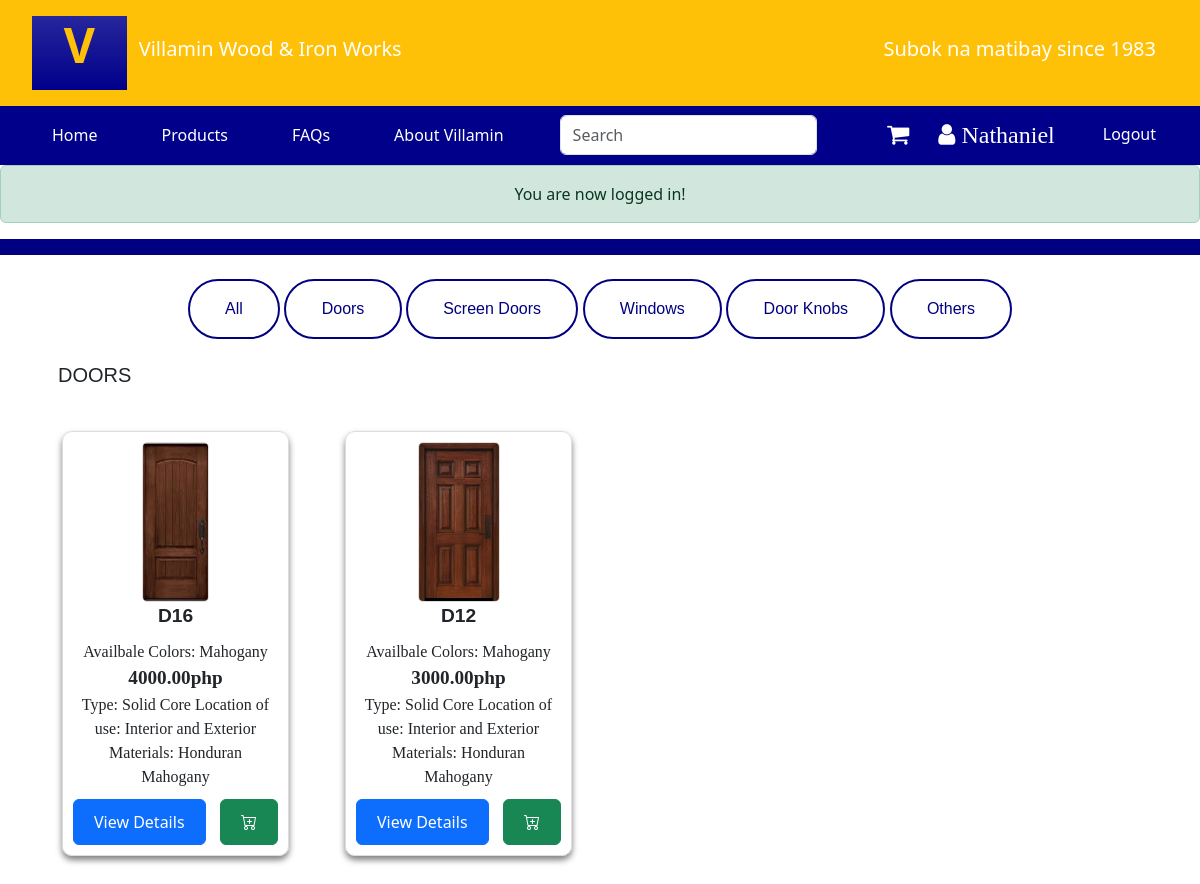
Screenshot of /index (signed in) with the database file from the repository.
### tables this page shows
CREATE TABLE IF NOT EXISTS `product_var` (
  `id` int(11) NOT NULL AUTO_INCREMENT,
  `productId` int(11) NOT NULL,
  `color` varchar(45) NOT NULL,
  `size` varchar(45) NOT NULL,
  `img` varchar(45) DEFAULT NULL,
  `stock` int(11) NOT NULL,
  `price` decimal(6,2) NOT NULL,
  `featured` int(1) NOT NULL DEFAULT 0,
  `createdOn` datetime NOT NULL,
  `createdBy` varchar(45) NOT NULL,
  `updatedOn` datetime DEFAULT NULL,
  `updatedBy` varchar(45) DEFAULT NULL,
  PRIMARY KEY (`id`),
  UNIQUE KEY `id_UNIQUE` (`id`),
  KEY `product_varsToProducts_idx` (`productId`)
);

CREATE TABLE IF NOT EXISTS `products` (
  `id` int(11) NOT NULL AUTO_INCREMENT,
  `product_name` varchar(45) NOT NULL,
  `category` varchar(45) NOT NULL,
  `img` varchar(60) DEFAULT 'default_product_img00.png',
  `details` varchar(100) DEFAULT NULL,
  `active` int(1) NOT NULL DEFAULT 0,
  `createdOn` datetime NOT NULL,
  `createdBy` varchar(45) NOT NULL,
  `updatedOn` datetime DEFAULT NULL,
  `updatedBy` varchar(45) DEFAULT NULL,
  PRIMARY KEY (`id`),
  UNIQUE KEY `id_UNIQUE` (`id`)
);

### app/controllers/Pages.php (called while the page is built, shortened)
<?php
    class Pages extends Controller {
        public function __construct(){
			$this->productModel = $this->model("Product");
        }
        public function index(){
			$featuredProducts = $this->productModel->getFeaturedProducts();
            $data = [
                "title" => "Featured Products",
				"featuredProducts" => $featuredProducts
            ];
            $this->view("pages/index", $data);
        }
    }

### app/libraries/Core.php (called while the page is built, shortened)
<?php
class Core {
    protected $currentMethod = 'index';
    public function __construct(){
        $url = $this->getUrl();
        $this->currentController = new $this->currentController;
        $this->params = $url ? array_values($url) : [];
        call_user_func_array([$this->currentController, $this->currentMethod], $this->params);
    }
    public function getUrl(){
        if(isset($_GET['url'])){
            $url = rtrim($_GET['url'], '/');
            $url = filter_var($url, FILTER_SANITIZE_URL);
            $url = explode('/', $url);
            return $url;
        }
    }
}

### public/index.php (called while the page is built, shortened)
<?php
$init = new Core;

### app/libraries/Database.php (called while the page is built, shortened)
<?php
    class Database {
        private $host = DB_HOST;
        private $user = DB_USER;
        private $pass = DB_PASS;
        private $dbname = DB_NAME;
        private $dbh;
        private $stmt;
        public function __construct(){
            $dsn = 'mysql:host=' . $this->host . ';dbname=' . $this->dbname;
            $options = array(
                PDO::ATTR_PERSISTENT => true,
                PDO::ATTR_ERRMODE => PDO::ERRMODE_EXCEPTION
            );
            try {
                $this->dbh = new PDO($dsn, $this->user, $this->pass, $options);
            } catch(PDOException $err){
                $this->error = $err->getMessage();
                echo $this->error;
            }
        }
        public function query($sql){
            $this->stmt = $this->dbh->prepare($sql);
        }
        public function execute(){
            return $this->stmt->execute();
        }
        public function resultSet(){
            $this->execute();
            return $this->stmt->fetchAll(PDO::FETCH_OBJ);
        }
    }

### app/models/Product.php (called while the page is built, shortened)
<?php
    class Product {
        private $db;
        public function __construct(){
            $this->db = new Database;
        }
		public function getFeaturedProducts(){
			$this->db->query(
				"SELECT v.id as varId, p.id as productId, v.color, v.size, v.stock, v.price, p.img as productImg, p.category, p.details, p.product_name, v.img as varImg
					FROM product_var v
					LEFT JOIN products p ON v.productId = p.id
					WHERE featured = 1");
			$results = $this->db->resultSet();
			return $results;
		}
    }
?>

### app/views/pages/index.php (the view, shortened to what this page needs)
<?php
  require APPROOT . '/views/templates/header.php';
?>
<html lang="en">
  <head>
    <link rel="stylesheet" href="products.css" />
    <link rel="stylesheet" href="flickity.css" />
    <link href="https://cdn.jsdelivr.net/npm/bootstrap@5.3.1/dist/css/bootstrap.min.css" rel="stylesheet">
    <link rel="stylesheet" href="https://cdn.jsdelivr.net/npm/bootstrap-icons@1.10.5/font/bootstrap-icons.css">
</head>
  </head>
  <body>
    <nav
      class="navbar navbar-expand-lg navbar-light"
      style="background-color: navy"
    ></nav>
 <div class="container mt-4 text-center">
 <div id="buttons" style="font-family: 'Franklin Gothic Medium', 'Arial Narrow', Arial, sans-serif;">
  <button class="button-value">All</button>
  <button class="button-value">Doors</button>
  <button class="button-value">Screen Doors</button>
  <button class="button-value">Windows</button>
  <button class="button-value">Door Knobs</button>
  <button class="button-value">Others</button>
</div>
</div>
    <div class="container mt-4" id="product-container">
    <h3 class="fs-5 mt-3 mx-3" style="text-align: left; font-family: 'Franklin Gothic Medium', 'Arial Narrow', Arial, sans-serif;">DOORS</h3>
    <div class="row g-3 my-2">
      <?php foreach($data["featuredProducts"] as $product) : ; ?>
        <div class="col-md-3">
          <div class="card-sm">
            <div class="card-body">
            <div class="image">
              <img src="<?php echo URLROOT."/img/products/".$product->varImg ?>" alt="Door" />
            </div>
              <div
                class="product-name"
                style="font-family:'Franklin Gothic Medium', 'Arial Narrow', Arial, sans-serif; font-weight: 700"
              >
                <?php echo $product->product_name ?>
              </div>
              <div class="product-details" style="font-family: 'Times New Roman', Times, serif;">
                <div class="color">
                  <span>Availbale Colors: <?php echo $product->color ?></span>
                </div>
                <div class="prize"><?php echo $product->price."php" ?></div>
                <div class="color">
                  <span><?php echo $product->details ?></span>
                </div>
              </div>
              <div class="action-buttons">
                <form action="<?php echo URLROOT."/products/show/".$product->productId;?>">
                  <button class="btn btn-primary view-details-button" data-toggle="modal" data-target="#myModal">View Details</button>
                </form>
                <button class="btn btn-success" data-toggle="modal" data-target="#myModal">
                  <i class="bi bi-cart-plus"></i>
                </button>
              </div>
            </div>
          </div>
        </div>
      <?php endforeach; ?>
    </div>
</body>
</html>

### public/flickity.css (style rules this page uses)
* { box-sizing: border-box; }
body { font-family: sans-serif; }

### public/products.css (style rules this page uses)
* { margin: 0; padding: 0; box-sizing: border-box; }
.card-sm { border: 1px solid #ddd; border-radius: 10px; padding: 10px; margin: 20px; text-align: center; box-shadow: 0 4px 6px 0 rgba(0, 0, 0, 0.5); }
.card-sm .image { display: flex; justify-content: center; align-items: center; height: 10rem; }
.card-sm .image img { max-height: 100%; max-width: 100%; border: 1px solid #ddd; border-radius: 5px; justify-content: center; }
.product-name { margin-bottom: 10px; font-family: sans-serif; font-weight: 700; font-size: 1.2rem }
.product-details { margin-top: 10px; }
.prize { font-weight: bold; font-size: 1.2rem }
.action-buttons { display: flex; justify-content: space-between; margin-top: 10px; }
.action-buttons button { padding: 10px 20px; font-size: 1rem; }
.view-details-button { background-color: #007bff; color: #fff; border: none; }
.button-value { padding: 10px 20px; background-color: #ccc; color: #333; border: none; cursor: pointer; transition: background-color 0.3s, color 0.3s; }
.button-value { border: 2px solid navy; border-radius: 3em; padding: 1em 2.2em; color: navy; background-color: transparent; cursor: pointer; }

### rows the page displays
product_var: img (picture), productId.product_name "D16", color "Mahogany", price "4000.00", productId.details "Type: Solid Core Location of use: Interior and Exterior Materials: Honduran Mahogany"
product_var: img (picture), productId.product_name "D12", color "Mahogany", price "3000.00", productId.details "Type: Solid Core Location of use: Interior and Exterior Materials: Honduran Mahogany"

### other values shown
SITENAME "Villamin Wood & Iron Works"
CATCHPHRASE "Subok na matibay since 1983"
$_SESSION["user_info"]->fname "Nathaniel"
$_SESSION[$name] "You are now logged in!"
